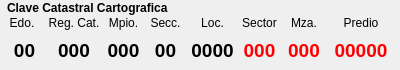
                   <widget class="QWidget" name="widget_7" native="true">
                    <property name="minimumSize">
                     <size>
                      <width>400</width>
                      <height>70</height>
                     </size>
                    </property>
                    <property name="maximumSize">
                     <size>
                      <width>400</width>
                      <height>70</height>
                     </size>
                    </property>
                    <layout class="QGridLayout" name="gridLayout_6">
                     <property name="leftMargin">
                      <number>0</number>
                     </property>
                     <property name="topMargin">
                      <number>0</number>
                     </property>
                     <property name="rightMargin">
                      <number>0</number>
                     </property>
                     <property name="bottomMargin">
                      <number>0</number>
                     </property>
                     <property name="spacing">
                      <number>0</number>
                     </property>
                     <item row="2" column="7">
                      <widget class="QLabel" name="lbPredio">
                       <property name="maximumSize">
                        <size>
                         <width>60</width>
                         <height>16777215</height>
                        </size>
                       </property>
                       <property name="font">
                        <font>
                         <pointsize>14</pointsize>
                         <weight>75</weight>
                         <bold>true</bold>
                        </font>
                       </property>
                       <property name="styleSheet">
                        <string notr="true">color:#ff0000</string>
                       </property>
                       <property name="text">
                        <string>00000</string>
                       </property>
                       <property name="alignment">
                        <set>Qt::AlignCenter</set>
                       </property>
                      </widget>
                     </item>
                     <item row="0" column="0" colspan="8">
                      <widget class="QLabel" name="label_0">
                       <property name="maximumSize">
                        <size>
                         <width>16777215</width>
                         <height>15</height>
                        </size>
                       </property>
                       <property name="font">
                        <font>
                         <weight>75</weight>
                         <bold>true</bold>
                        </font>
                       </property>
                       <property name="text">
                        <string>Clave Catastral Cartografica</string>
                       </property>
                      </widget>
                     </item>
                     <item row="2" column="0">
                      <widget class="QLabel" name="lbEdo">
                       <property name="minimumSize">
                        <size>
                         <width>35</width>
                         <height>0</height>
                        </size>
                       </property>
                       <property name="maximumSize">
                        <size>
                         <width>35</width>
                         <height>16777215</height>
                        </size>
                       </property>
                       <property name="font">
                        <font>
                         <pointsize>14</pointsize>
                         <weight>75</weight>
                         <bold>true</bold>
                        </font>
                       </property>
                       <property name="text">
                        <string>00</string>
                       </property>
                       <property name="alignment">
                        <set>Qt::AlignCenter</set>
                       </property>
                      </widget>
                     </item>
                     <item row="2" column="4">
                      <widget class="QLabel" name="lbLoc">
                       <property name="minimumSize">
                        <size>
                         <width>45</width>
                         <height>0</height>
                        </size>
                       </property>
                       <property name="maximumSize">
                        <size>
                         <width>45</width>
                         <height>16777215</height>
                        </size>
                       </property>
                       <property name="font">
                        <font>
                         <pointsize>14</pointsize>
                         <weight>75</weight>
                         <bold>true</bold>
                        </font>
                       </property>
                       <property name="text">
                        <string>0000</string>
                       </property>
                       <property name="alignment">
                        <set>Qt::AlignCenter</set>
                       </property>
                      </widget>
                     </item>
                     <item row="1" column="3">
                      <widget class="QLabel" name="label_d">
                       <property name="maximumSize">
                        <size>
                         <width>35</width>
                         <height>16777215</height>
                        </size>
                       </property>
                       <property name="text">
                        <string>Secc.</string>
                       </property>
                       <property name="alignment">
                        <set>Qt::AlignCenter</set>
                       </property>
                      </widget>
                     </item>
                     <item row="1" column="6">
                      <widget class="QLabel" name="label_g">
                       <property name="maximumSize">
                        <size>
                         <width>40</width>
                         <height>16777215</height>
                        </size>
                       </property>
                       <property name="text">
                        <string>Mza.</string>
                       </property>
                       <property name="alignment">
                        <set>Qt::AlignCenter</set>
                       </property>
                      </widget>
                     </item>
                     <item row="1" column="4">
                      <widget class="QLabel" name="label_e">
                       <property name="minimumSize">
                        <size>
                         <width>45</width>
                         <height>0</height>
                        </size>
                       </property>
                       <property name="maximumSize">
                        <size>
                         <width>45</width>
                         <height>16777215</height>
                        </size>
                       </property>
                       <property name="styleSheet">
                        <string notr="true">text-align: center</string>
                       </property>
                       <property name="text">
                        <string>Loc.</string>
                       </property>
                       <property name="alignment">
                        <set>Qt::AlignCenter</set>
                       </property>
                      </widget>
                     </item>
                     <item row="2" column="1">
                      <widget class="QLabel" name="lbRegCat">
                       <property name="minimumSize">
                        <size>
                         <width>50</width>
                         <height>0</height>
                        </size>
                       </property>
                       <property name="maximumSize">
                        <size>
                         <width>50</width>
                         <height>16777215</height>
                        </size>
                       </property>
                       <property name="font">
                        <font>
                         <pointsize>14</pointsize>
                         <weight>75</weight>
                         <bold>true</bold>
                        </font>
                       </property>
                       <property name="text">
                        <string>000</string>
                       </property>
                       <property name="alignment">
                        <set>Qt::AlignCenter</set>
                       </property>
                      </widget>
                     </item>
                     <item row="1" column="5">
                      <widget class="QLabel" name="label_f">
                       <property name="minimumSize">
                        <size>
                         <width>35</width>
                         <height>0</height>
                        </size>
                       </property>
                       <property name="maximumSize">
                        <size>
                         <width>35</width>
                         <height>16777215</height>
                        </size>
                       </property>
                       <property name="text">
                        <string>Sector</string>
                       </property>
                       <property name="alignment">
                        <set>Qt::AlignCenter</set>
                       </property>
                      </widget>
                     </item>
                     <item row="1" column="0">
                      <widget class="QLabel" name="label_a">
                       <property name="maximumSize">
                        <size>
                         <width>30</width>
                         <height>16777215</height>
                        </size>
                       </property>
                       <property name="text">
                        <string>Edo.</string>
                       </property>
                       <property name="alignment">
                        <set>Qt::AlignCenter</set>
                       </property>
                      </widget>
                     </item>
                     <item row="2" column="3">
                      <widget class="QLabel" name="lbSecc">
                       <property name="maximumSize">
                        <size>
                         <width>35</width>
                         <height>16777215</height>
                        </size>
                       </property>
                       <property name="font">
                        <font>
                         <pointsize>14</pointsize>
                         <weight>75</weight>
                         <bold>true</bold>
                        </font>
                       </property>
                       <property name="text">
                        <string>00</string>
                       </property>
                       <property name="alignment">
                        <set>Qt::AlignCenter</set>
                       </property>
                      </widget>
                     </item>
                     <item row="2" column="2">
                      <widget class="QLabel" name="lbMpio">
                       <property name="minimumSize">
                        <size>
                         <width>35</width>
                         <height>0</height>
                        </size>
                       </property>
                       <property name="maximumSize">
                        <size>
                         <width>35</width>
                         <height>16777215</height>
                        </size>
                       </property>
                       <property name="font">
                        <font>
                         <pointsize>14</pointsize>
                         <weight>75</weight>
                         <bold>true</bold>
                        </font>
                       </property>
                       <property name="text">
                        <string>000</string>
                       </property>
                       <property name="alignment">
                        <set>Qt::AlignCenter</set>
                       </property>
                      </widget>
                     </item>
                     <item row="2" column="6">
                      <widget class="QLabel" name="lbMza">
                       <property name="maximumSize">
                        <size>
                         <width>40</width>
                         <height>16777215</height>
                        </size>
                       </property>
                       <property name="font">
                        <font>
                         <pointsize>14</pointsize>
                         <weight>75</weight>
                         <bold>true</bold>
                        </font>
                       </property>
                       <property name="styleSheet">
                        <string notr="true">color:#ff0000</string>
                       </property>
                       <property name="text">
                        <string>000</string>
                       </property>
                       <property name="alignment">
                        <set>Qt::AlignCenter</set>
                       </property>
                      </widget>
                     </item>
                     <item row="2" column="5">
                      <widget class="QLabel" name="lbSec">
                       <property name="maximumSize">
                        <size>
                         <width>40</width>
                         <height>16777215</height>
                        </size>
                       </property>
                       <property name="font">
                        <font>
                         <pointsize>14</pointsize>
                         <weight>75</weight>
                         <bold>true</bold>
                        </font>
                       </property>
                       <property name="styleSheet">
                        <string notr="true">color:#ff0000</string>
                       </property>
                       <property name="text">
                        <string>000</string>
                       </property>
                       <property name="alignment">
                        <set>Qt::AlignCenter</set>
                       </property>
                      </widget>
                     </item>
                     <item row="1" column="2">
                      <widget class="QLabel" name="label_c">
                       <property name="minimumSize">
                        <size>
                         <width>35</width>
                         <height>15</height>
                        </size>
                       </property>
                       <property name="maximumSize">
                        <size>
                         <width>35</width>
                         <height>15</height>
                        </size>
                       </property>
                       <property name="text">
                        <string>Mpio.</string>
                       </property>
                       <property name="alignment">
                        <set>Qt::AlignCenter</set>
                       </property>
                      </widget>
                     </item>
                     <item row="1" column="7">
                      <widget class="QLabel" name="label_h">
                       <property name="maximumSize">
                        <size>
                         <width>60</width>
                         <height>16777215</height>
                        </size>
                       </property>
                       <property name="text">
                        <string>Predio</string>
                       </property>
                       <property name="alignment">
                        <set>Qt::AlignCenter</set>
                       </property>
                      </widget>
                     </item>
                     <item row="1" column="1">
                      <widget class="QLabel" name="label_b">
                       <property name="minimumSize">
                        <size>
                         <width>50</width>
                         <height>0</height>
                        </size>
                       </property>
                       <property name="maximumSize">
                        <size>
                         <width>50</width>
                         <height>16777215</height>
                        </size>
                       </property>
                       <property name="text">
                        <string>Reg. Cat.</string>
                       </property>
                       <property name="alignment">
                        <set>Qt::AlignCenter</set>
                       </property>
                      </widget>
                     </item>
                    </layout>
                   </widget>
